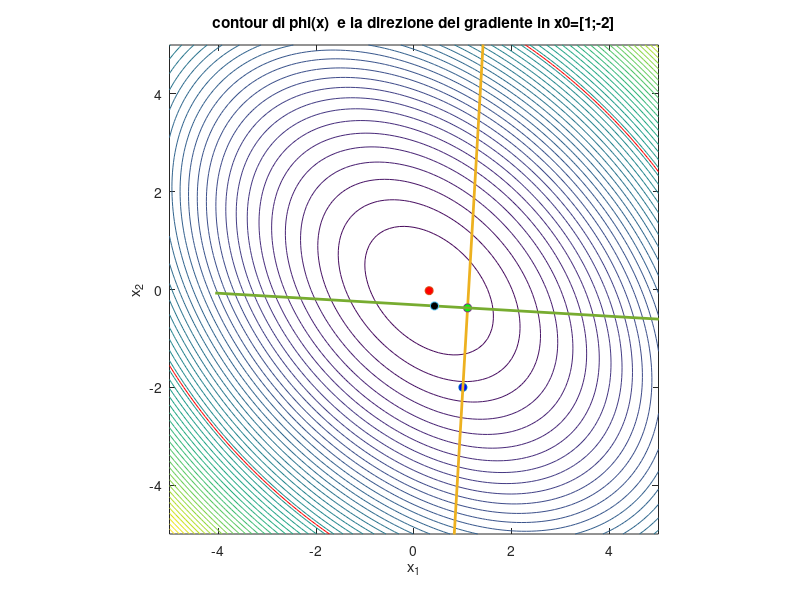

Reproduce this figure in MATLAB.
%% Disegno la parabola lungo la direzione rk e il punto di minimo
% disegno la nuova curva di livello
clear;close all

A=[1,0.4;0.4,1];b=[.3;.1];
xsol=A\b;
phi=@(x)[0.5*x'*A*x-x'*b];
xm1=(-5:0.1:5); ym1=xm1;
n=length(ym1); m=length(xm1);z=zeros(n,m);
for i=1:n
    for j=1:m
        zm(i,j)=phi([xm1(j);ym1(i)]);
    end
end

x0=[1;-2];
%x0=[1.095520421607378e+00; -3.761528326745718e-01];
r0=b-A*x0;

figure(1); clf
contour(xm1,ym1,zm,50)
hold on
contour(xm1,ym1,zm,phi(x0),'r')

plot(x0(1),x0(2),'o','Markersize',6,'markerfacecolor','b')
xlabel('x_1'); ylabel('x_2');
title('contour di phi(x)  e la direzione del gradiente in x0=[1;-2]')

plot(xsol(1),xsol(2),...
    'o','Markersize',6,'markerfacecolor','r')
 alpha=linspace(-8,8,100);
for i=1:100
    xx(:,i)=x0+alpha(i)*r0;
end
plot([xx(1,1),xx(1,100)],[xx(2,1),xx(2,100)],'linewidth',2)
 axis square
 pause
 
 alpha1=r0'*r0/(r0'*A*r0);
 x1=x0+alpha1*r0;
 plot(x1(1),x1(2),...
    'o','Markersize',6,'markerfacecolor','g')

 %print(1,'-deps2c','curve_x1')
 pause
 
 % seconda iterazione
 
r1=b-A*x1;


contour(xm1,ym1,zm,phi(x1),'r')

 alpha=linspace(-8,8,100);
for i=1:100
    xx(:,i)=x1+alpha(i)*r1;
end
plot([xx(1,1),xx(1,100)],[xx(2,1),xx(2,100)],'linewidth',2)
 axis square
 pause
 
 alpha2=r1'*r1/(r1'*A*r1);
 x2=x1+alpha2*r1;
 plot(x2(1),x2(2),...
    'o','Markersize',6,'markerfacecolor','k')

 print(1,'-deps2c','curve_x2')
 
%  %%
%  
%  %%
% 
% xx1=(-8:0.5:8); yy1=xx1;
% n=length(yy1); m=length(xx1);z=zeros(n,m);
% for i=1:n
%     for j=1:m
%         z(i,j)=phi([xx1(j);yy1(i)]);
%     end
% end
% 
%  figure(2);clf
%  for i=1:100
%      z1(i)=phi(xx(:,i));
%  end
%  meshc(xx1,yy1,z);hold on
%  plot3(xx(1,:),xx(2,:),z1,'r','linewidth',2)
%  hold on
%  plot3([xx(1,1),xx(1,100)],[xx(2,1),xx(2,100)],[0,0],'b','linewidth',1)
%  plot3(x0(1),x0(2),phi(x0),'o','Markersize',6,'markerfacecolor','b')
% xlabel('x_1'); ylabel('x_2');
% title('sezione di phi(x)  lungo la direzione del gradiente in x0=[1;-2]')
%  plot3(x1(1),x1(2),phi(x1),...
%     'o','Markersize',6,'markerfacecolor','g')
%  grid on
% 
%  view([-34,84])
% axis([-15,15,-15,15,-1,20])
%  print(2,'-deps2c','minimo_loc')
%  
%  % disegno la nuova curva di livello di quota phi(x^1)
% 
%  figure(3);clf
% contour(xm1,ym1,zm,50)
% hold on
% plot(x0(1),x0(2),'o','Markersize',6,'markerfacecolor','b')
% xlabel('x_1'); ylabel('x_2');
% title('contour di phi(x)  e la direzione del gradiente in x0=[1;-2]')
% 
% plot(xsol(1),xsol(2),...
%     'o','Markersize',6,'markerfacecolor','r')
%  alpha=linspace(-8,8,100);
% for i=1:100
%     xx(:,i)=x0+alpha(i)*r0;
% end
% plot([xx(1,1),xx(1,100)],[xx(2,1),xx(2,100)],'linewidth',2)
%  axis square
%  
%  alpha1=r0'*r0/(r0'*A*r0);
%  xnew=x0+alpha1*r0;
%  plot(xnew(1),xnew(2),...
%     'o','Markersize',6,'markerfacecolor','g')
% 
% 
%   contour(xm1,ym1,zm,phi(xnew),'r')
%    print(3,'-deps2c','curve_x3')